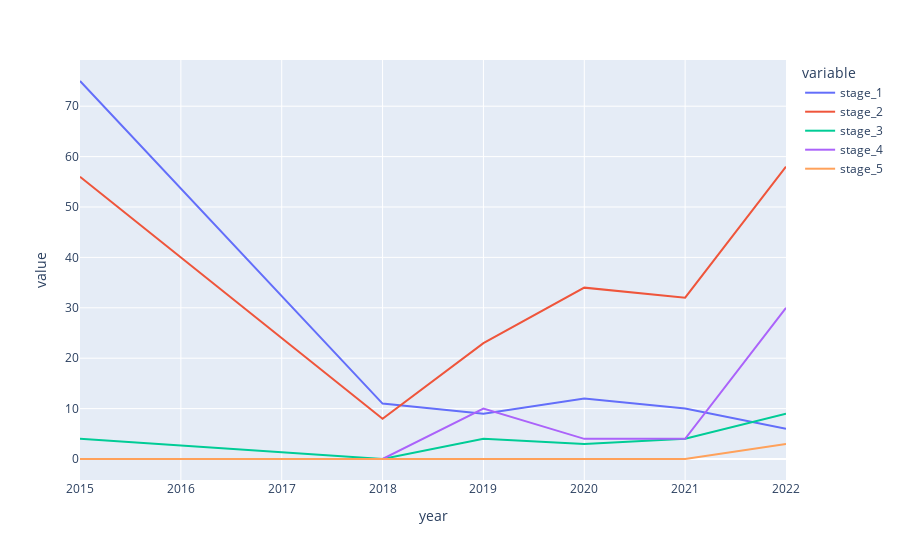

Source (notebook cell):
### Markdown cell above
## Which Year , month , hour had the most loadshedding

### Code cell
yearly = %sql SELECT year as "year" ,count(case when stage = 1 then 1 else null end) as "stage_1",count(case when stage = 2 then 1 else null end) as "stage_2",count(case when stage = 3 then 1 else null end) as "stage_3",count(case when stage = 4 then 1 else null end) as "stage_4",count(case when stage = 5 then 1 else null end) as "stage_5" FROM load_shedding_clean GROUP BY year ORDER by year
yearly
fig2 = px.line(yearly,x="year",y=["stage_1","stage_2","stage_3","stage_4","stage_5"])
fig2.show()

### Figure 1 — Plotly figure (JSON) as saved in the notebook; plotly's stock layout.template omitted (floating-point values rounded to 4 significant figures)
{"data": [{"hovertemplate": "variable=stage_1<br>year=%{x}<br>value=%{y}<extra></extra>", "legendgroup": "stage_1", "line": {"color": "#636efa", "dash": "solid"}, "marker": {"symbol": "circle"}, "mode": "lines", "name": "stage_1", "orientation": "v", "showlegend": true, "type": "scatter", "x": [2015, 2018, 2019, 2020, 2021, 2022], "xaxis": "x", "y": [75, 11, 9, 12, 10, 6], "yaxis": "y"}, {"hovertemplate": "variable=stage_2<br>year=%{x}<br>value=%{y}<extra></extra>", "legendgroup": "stage_2", "line": {"color": "#EF553B", "dash": "solid"}, "marker": {"symbol": "circle"}, "mode": "lines", "name": "stage_2", "orientation": "v", "showlegend": true, "type": "scatter", "x": [2015, 2018, 2019, 2020, 2021, 2022], "xaxis": "x", "y": [56, 8, 23, 34, 32, 58], "yaxis": "y"}, {"hovertemplate": "variable=stage_3<br>year=%{x}<br>value=%{y}<extra></extra>", "legendgroup": "stage_3", "line": {"color": "#00cc96", "dash": "solid"}, "marker": {"symbol": "circle"}, "mode": "lines", "name": "stage_3", "orientation": "v", "showlegend": true, "type": "scatter", "x": [2015, 2018, 2019, 2020, 2021, 2022], "xaxis": "x", "y": [4, 0, 4, 3, 4, 9], "yaxis": "y"}, {"hovertemplate": "variable=stage_4<br>year=%{x}<br>value=%{y}<extra></extra>", "legendgroup": "stage_4", "line": {"color": "#ab63fa", "dash": "solid"}, "marker": {"symbol": "circle"}, "mode": "lines", "name": "stage_4", "orientation": "v", "showlegend": true, "type": "scatter", "x": [2015, 2018, 2019, 2020, 2021, 2022], "xaxis": "x", "y": [0, 0, 10, 4, 4, 30], "yaxis": "y"}, {"hovertemplate": "variable=stage_5<br>year=%{x}<br>value=%{y}<extra></extra>", "legendgroup": "stage_5", "line": {"color": "#FFA15A", "dash": "solid"}, "marker": {"symbol": "circle"}, "mode": "lines", "name": "stage_5", "orientation": "v", "showlegend": true, "type": "scatter", "x": [2015, 2018, 2019, 2020, 2021, 2022], "xaxis": "x", "y": [0, 0, 0, 0, 0, 3], "yaxis": "y"}], "layout": {"legend": {"title": {"text": "variable"}, "tracegroupgap": 0}, "margin": {"t": 60}, "xaxis": {"anchor": "y", "domain": [0, 1], "title": {"text": "year"}}, "yaxis": {"anchor": "x", "domain": [0, 1], "title": {"text": "value"}}}}
